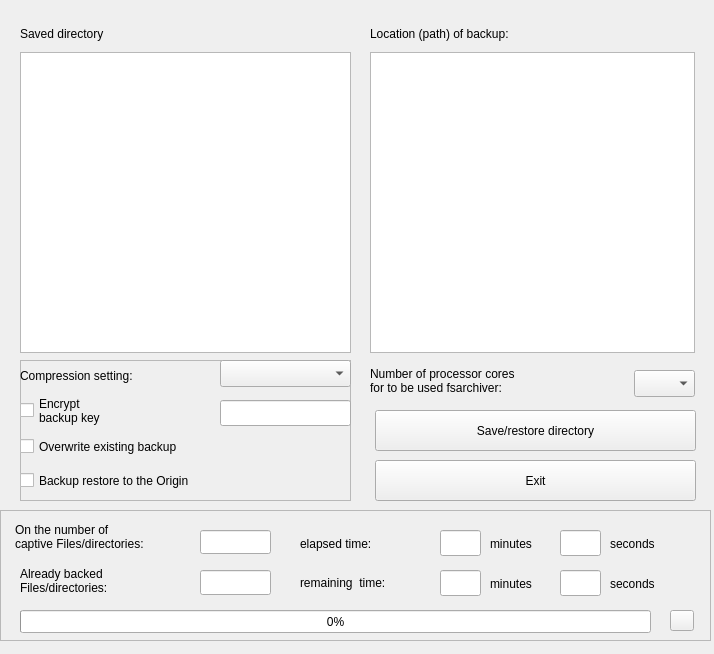
<?xml version="1.0" encoding="UTF-8"?>
<ui version="4.0">
 <class>dir_dialog</class>
 <widget class="QWidget" name="dir_dialog">
  <property name="geometry">
   <rect>
    <x>0</x>
    <y>0</y>
    <width>714</width>
    <height>654</height>
   </rect>
  </property>
  <property name="windowTitle">
   <string extracomment="Verzeichnis sichern/zurückschreiben">Save/restore directory</string>
  </property>
  <widget class="QPushButton" name="bt_end">
   <property name="geometry">
    <rect>
     <x>375</x>
     <y>460</y>
     <width>321</width>
     <height>41</height>
    </rect>
   </property>
   <property name="text">
    <string extracomment="Schließen">Exit</string>
   </property>
  </widget>
  <widget class="QPushButton" name="bt_save">
   <property name="geometry">
    <rect>
     <x>375</x>
     <y>410</y>
     <width>321</width>
     <height>41</height>
    </rect>
   </property>
   <property name="toolTip">
    <string>Start the backup or the restore of a folder.</string>
   </property>
   <property name="text">
    <string extracomment="Verzeichnis sichern/zurückschreiben">Save/restore directory</string>
   </property>
  </widget>
  <widget class="QTreeView" name="treeView_dir">
   <property name="geometry">
    <rect>
     <x>20</x>
     <y>52</y>
     <width>331</width>
     <height>301</height>
    </rect>
   </property>
   <attribute name="headerDefaultSectionSize">
    <number>400</number>
   </attribute>
  </widget>
  <widget class="QLabel" name="label">
   <property name="geometry">
    <rect>
     <x>20</x>
     <y>25</y>
     <width>311</width>
     <height>18</height>
    </rect>
   </property>
   <property name="toolTip">
    <string>Select the folder to be backed up or restored.</string>
   </property>
   <property name="text">
    <string extracomment="zu sicherndes Verzeichnis:">Saved directory</string>
   </property>
  </widget>
  <widget class="QTreeView" name="treeView_path">
   <property name="geometry">
    <rect>
     <x>370</x>
     <y>52</y>
     <width>325</width>
     <height>301</height>
    </rect>
   </property>
   <attribute name="headerDefaultSectionSize">
    <number>400</number>
   </attribute>
  </widget>
  <widget class="QLabel" name="label_2">
   <property name="geometry">
    <rect>
     <x>370</x>
     <y>25</y>
     <width>291</width>
     <height>18</height>
    </rect>
   </property>
   <property name="toolTip">
    <string>Directory in which the folder is backed up or from the recovery file is removed.</string>
   </property>
   <property name="text">
    <string extracomment="Ort (Pfad) der Sicherung:">Location (path) of backup:</string>
   </property>
  </widget>
  <widget class="QFrame" name="frame">
   <property name="geometry">
    <rect>
     <x>0</x>
     <y>510</y>
     <width>711</width>
     <height>131</height>
    </rect>
   </property>
   <property name="frameShape">
    <enum>QFrame::StyledPanel</enum>
   </property>
   <property name="frameShadow">
    <enum>QFrame::Raised</enum>
   </property>
   <widget class="QLabel" name="label_4">
    <property name="geometry">
     <rect>
      <x>15</x>
      <y>6</y>
      <width>181</width>
      <height>41</height>
     </rect>
    </property>
    <property name="text">
     <string extracomment="Anzahl der zu sichernden Dateien/Verzeichnisse:">On the number of
captive Files/directories:</string>
    </property>
   </widget>
   <widget class="QLineEdit" name="AnzahlsaveFile">
    <property name="geometry">
     <rect>
      <x>200</x>
      <y>20</y>
      <width>71</width>
      <height>24</height>
     </rect>
    </property>
    <property name="alignment">
     <set>Qt::AlignCenter</set>
    </property>
   </widget>
   <widget class="QLabel" name="label_5">
    <property name="geometry">
     <rect>
      <x>20</x>
      <y>50</y>
      <width>171</width>
      <height>41</height>
     </rect>
    </property>
    <property name="text">
     <string extracomment="bereits gesicherte Datein/Verzeichnisse:">Already backed
Files/directories:</string>
    </property>
   </widget>
   <widget class="QLineEdit" name="AnzahlgesicherteFile">
    <property name="geometry">
     <rect>
      <x>200</x>
      <y>60</y>
      <width>71</width>
      <height>25</height>
     </rect>
    </property>
    <property name="alignment">
     <set>Qt::AlignCenter</set>
    </property>
   </widget>
   <widget class="QProgressBar" name="progressBar">
    <property name="geometry">
     <rect>
      <x>20</x>
      <y>100</y>
      <width>631</width>
      <height>23</height>
     </rect>
    </property>
    <property name="maximum">
     <number>100</number>
    </property>
    <property name="value">
     <number>0</number>
    </property>
   </widget>
   <widget class="QLabel" name="label_6">
    <property name="geometry">
     <rect>
      <x>300</x>
      <y>25</y>
      <width>131</width>
      <height>18</height>
     </rect>
    </property>
    <property name="text">
     <string extracomment="vergangene Zeit:">elapsed time:</string>
    </property>
   </widget>
   <widget class="QLineEdit" name="MinuteElapsed">
    <property name="geometry">
     <rect>
      <x>440</x>
      <y>20</y>
      <width>41</width>
      <height>26</height>
     </rect>
    </property>
    <property name="alignment">
     <set>Qt::AlignCenter</set>
    </property>
   </widget>
   <widget class="QLabel" name="label_7">
    <property name="geometry">
     <rect>
      <x>490</x>
      <y>25</y>
      <width>71</width>
      <height>18</height>
     </rect>
    </property>
    <property name="text">
     <string extracomment="Minuten">minutes</string>
    </property>
   </widget>
   <widget class="QLineEdit" name="SekundeElapsed">
    <property name="geometry">
     <rect>
      <x>560</x>
      <y>20</y>
      <width>41</width>
      <height>26</height>
     </rect>
    </property>
    <property name="alignment">
     <set>Qt::AlignCenter</set>
    </property>
   </widget>
   <widget class="QLabel" name="label_8">
    <property name="geometry">
     <rect>
      <x>610</x>
      <y>25</y>
      <width>71</width>
      <height>18</height>
     </rect>
    </property>
    <property name="text">
     <string extracomment="Sekunden">seconds</string>
    </property>
   </widget>
   <widget class="QLabel" name="label_9">
    <property name="geometry">
     <rect>
      <x>300</x>
      <y>52</y>
      <width>141</width>
      <height>41</height>
     </rect>
    </property>
    <property name="text">
     <string extracomment="noch zu erwartende Zeit:">remaining  time:</string>
    </property>
   </widget>
   <widget class="QLineEdit" name="MinuteRemaining">
    <property name="geometry">
     <rect>
      <x>440</x>
      <y>60</y>
      <width>41</width>
      <height>26</height>
     </rect>
    </property>
    <property name="alignment">
     <set>Qt::AlignCenter</set>
    </property>
   </widget>
   <widget class="QLineEdit" name="SekundeRemaining">
    <property name="geometry">
     <rect>
      <x>560</x>
      <y>60</y>
      <width>41</width>
      <height>26</height>
     </rect>
    </property>
    <property name="alignment">
     <set>Qt::AlignCenter</set>
    </property>
   </widget>
   <widget class="QLabel" name="label_10">
    <property name="geometry">
     <rect>
      <x>490</x>
      <y>65</y>
      <width>71</width>
      <height>18</height>
     </rect>
    </property>
    <property name="text">
     <string extracomment="Minuten">minutes</string>
    </property>
   </widget>
   <widget class="QLabel" name="label_11">
    <property name="geometry">
     <rect>
      <x>610</x>
      <y>65</y>
      <width>71</width>
      <height>18</height>
     </rect>
    </property>
    <property name="text">
     <string extracomment="Sekunden">seconds</string>
    </property>
   </widget>
   <widget class="QPushButton" name="pushButton_break">
    <property name="geometry">
     <rect>
      <x>670</x>
      <y>100</y>
      <width>24</width>
      <height>21</height>
     </rect>
    </property>
    <property name="minimumSize">
     <size>
      <width>24</width>
      <height>21</height>
     </size>
    </property>
    <property name="maximumSize">
     <size>
      <width>24</width>
      <height>21</height>
     </size>
    </property>
    <property name="sizeIncrement">
     <size>
      <width>24</width>
      <height>21</height>
     </size>
    </property>
    <property name="baseSize">
     <size>
      <width>21</width>
      <height>21</height>
     </size>
    </property>
    <property name="locale">
     <locale language="English" country="UnitedStates"/>
    </property>
    <property name="text">
     <string extracomment="Break process"/>
    </property>
    <property name="icon">
     <iconset resource="../icon.qrc">
      <normaloff>:/src/images/cancel.png</normaloff>:/src/images/cancel.png</iconset>
    </property>
    <property name="shortcut">
     <string/>
    </property>
    <property name="autoDefault">
     <bool>false</bool>
    </property>
    <property name="default">
     <bool>false</bool>
    </property>
    <property name="flat">
     <bool>false</bool>
    </property>
   </widget>
  </widget>
  <widget class="QComboBox" name="cmb_kerne">
   <property name="geometry">
    <rect>
     <x>634</x>
     <y>370</y>
     <width>61</width>
     <height>27</height>
    </rect>
   </property>
  </widget>
  <widget class="QLabel" name="label_12">
   <property name="geometry">
    <rect>
     <x>370</x>
     <y>360</y>
     <width>251</width>
     <height>41</height>
    </rect>
   </property>
   <property name="text">
    <string extracomment="Anzahl der Prozessorkerne, die für fsarchiver verwendet werden sollen:">Number of processor cores
for to be used fsarchiver:</string>
   </property>
  </widget>
  <widget class="QFrame" name="frame_2">
   <property name="geometry">
    <rect>
     <x>20</x>
     <y>360</y>
     <width>331</width>
     <height>141</height>
    </rect>
   </property>
   <property name="frameShape">
    <enum>QFrame::StyledPanel</enum>
   </property>
   <property name="frameShadow">
    <enum>QFrame::Raised</enum>
   </property>
   <widget class="QLabel" name="label_3">
    <property name="geometry">
     <rect>
      <x>0</x>
      <y>0</y>
      <width>191</width>
      <height>31</height>
     </rect>
    </property>
    <property name="text">
     <string extracomment="Kompressioneinstellung:">Compression setting:</string>
    </property>
   </widget>
   <widget class="QComboBox" name="cmb_zip">
    <property name="geometry">
     <rect>
      <x>200</x>
      <y>0</y>
      <width>131</width>
      <height>27</height>
     </rect>
    </property>
   </widget>
   <widget class="QCheckBox" name="chk_key">
    <property name="geometry">
     <rect>
      <x>0</x>
      <y>30</y>
      <width>200</width>
      <height>41</height>
     </rect>
    </property>
    <property name="text">
     <string>Encrypt
backup key</string>
    </property>
   </widget>
   <widget class="QLineEdit" name="lineKey">
    <property name="geometry">
     <rect>
      <x>200</x>
      <y>40</y>
      <width>131</width>
      <height>26</height>
     </rect>
    </property>
   </widget>
   <widget class="QCheckBox" name="chk_overwrite">
    <property name="geometry">
     <rect>
      <x>0</x>
      <y>75</y>
      <width>330</width>
      <height>23</height>
     </rect>
    </property>
    <property name="toolTip">
     <string>Same backup files are overwritten without prior consultation.</string>
    </property>
    <property name="text">
     <string extracomment="vorhandene Sicherung überschreiben">Overwrite existing backup</string>
    </property>
   </widget>
   <widget class="QCheckBox" name="chk_path">
    <property name="geometry">
     <rect>
      <x>0</x>
      <y>105</y>
      <width>321</width>
      <height>31</height>
     </rect>
    </property>
    <property name="toolTip">
     <string>The directory will be written back to the original path</string>
    </property>
    <property name="text">
     <string extracomment="Sicherung an den Ursprungsort zurückschreiben">Backup restore to the Origin</string>
    </property>
   </widget>
  </widget>
 </widget>
 <resources>
  <include location="../icon.qrc"/>
 </resources>
 <connections/>
</ui>
